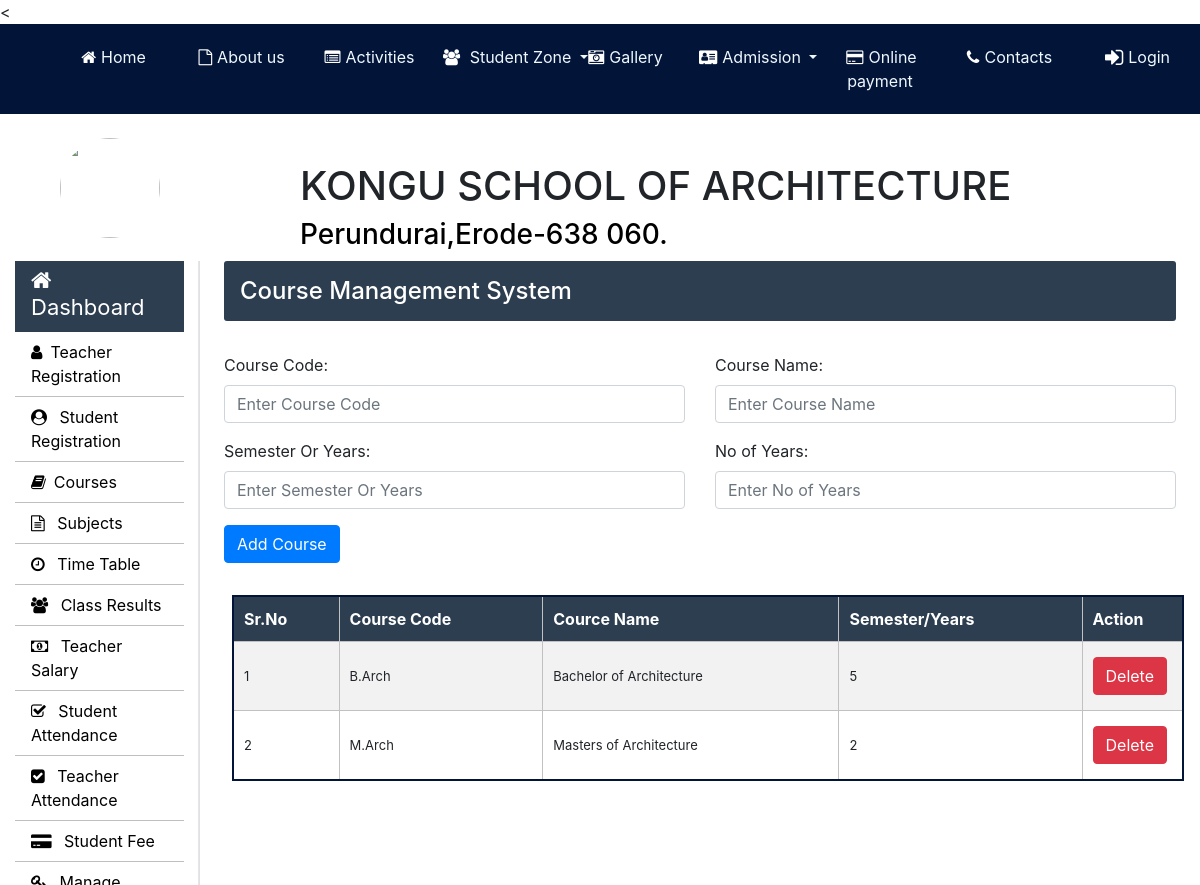
The app's page /Admin/courses.php (signed in) with its own data.
### tables this page shows
CREATE TABLE `courses` (
  `course_code` varchar(10) NOT NULL,
  `course_name` varchar(50) NOT NULL,
  `semester_or_year` varchar(10) NOT NULL,
  `no_of_year` int(10) NOT NULL
);

### Admin/courses.php (the view, shortened to what this page needs)
<?php
		require_once "../connection/connection.php";
	?>
<!doctype html>
<html lang="en">
	<head>
	</head>
	<body>
		<?php include('../common/common-header.php') ?>
		<?php include('../common/admin-sidebar.php') ?>
		<main role="main" class="col-xl-10 col-lg-9 col-md-8 ml-sm-auto px-md-4 mb-2 w-100">
			<div class="sub-main">
				<div class="bar-margin text-center d-flex flex-wrap flex-md-nowrap pt-3 pb-2 mb-3 text-white admin-dashboard pl-3">
					<h4>Course Management System </h4>
				</div>
				<div class="row">
					<div class="col-md-12">
						<form action="courses.php" method="post">
							<div class="row mt-3">
								<div class="col-md-6">
									<div class="form-group">
										<label for="exampleInputEmail1">Course Code: </label>
										<input type="text" name="course_code" class="form-control" required placeholder="Enter Course Code">
									</div>
								</div>
								<div class="col-md-6">
									<div class="form-group">
										<label for="exampleInputPassword1">Course Name:</label>
										<input type="text" name="course_name" class="form-control" required placeholder="Enter Course Name">
									</div>
								</div>
							</div>
							<div class="row">
								<div class="col-md-6">
									<div class="form-group">
										<label for="exampleInputEmail1">Semester Or Years:</label>
										<input type="text" name="semester_or_year" class="form-control" required placeholder="Enter Semester Or Years">
									</div>
								</div>
								<div class="col-md-6">
									<div class="form-group">
										<label for="exampleInputPassword1">No of Years:</label>
										<input type="text" name="no_of_year" class="form-control" required  placeholder="Enter No of Years">
									</div>
								</div>
							</div>
							<div class="row w-100">
								<div class="col-md-12">
									<input type="submit" name="sub" value="Add Course" class=" btn btn-primary ml-auto">
								</div>
							</div>
						</form>
					</div>
				</div>
				<div class="row">
					<div class="col-md-12 ml-2">
						<section class="mt-3">
							<table class="w-100 table-elements mb-5 table-three-tr" cellpadding="3">
								<tr class="table-tr-head table-three text-white">
									<th>Sr.No</th>
									<th>Course Code</th>
									<th>Cource Name</th>
									<th>Semester/Years</th>
									<th>Action</th>
								</tr>
								<?php
									$sr=1;
									$query="select course_code,course_name,no_of_year from courses";
									$run=mysqli_query($con,$query);
									while($row=mysqli_fetch_array($run)) {
									echo	"<tr>";
									echo	"<td>".$sr++."</td>";
									echo	"<td>".$row['course_code']."</td>";
									echo	"<td>".$row['course_name']."</td>";
									echo	"<td>".$row['no_of_year']."</td>";
									echo	"<td width='20'><a class='btn btn-danger' href=delete-function.php?course_code=".$row['course_code'].">Delete</a></td>";
									echo	"</tr>";
									}
								?>
							</table>
						</section>
					</div>
				</div>
			</div>
		</main>
	</body>
</html>

### css/style.css (style rules this page uses)
table { border-collapse:collapse; border-spacing: 0; width: 100%; border: 2px solid rgb(2, 20, 56); }
th, td { text-align: left; padding: 8px; }
tr:nth-child(even) { background-color: #f2f2f2 }
.committie th, td { border: 1px solid rgb(2, 20, 56); border-style:dotted; text-align: left; padding: 15px; height: 50px; }
*,*:after,*:before { -webkit-box-sizing: border-box; -moz-box-sizing: border-box; -ms-box-sizing: border-box; box-sizing: border-box; }
section { float: left; width: 100%; padding-bottom:3em; }
body { margin: 1em; }
h4 { font-size: 22px; }
.admin-dashboard { margin-top: 1px !important; background: #2c3e50 !important; border-radius: 3px; }
.table-elements tr, td, th { font-size: 13px; border: 1px solid rgb(194, 193, 193); padding-left: 10px !important; }
.table-three { background: #2c3e50 !important; }
.table-tr-head { height: 45px !important; padding: 10px !important; margin-top: 5px !important; }
.table-font-for-transcript td, th { font-size: 16px !important; }

### records on screen
courses: course_code "B.Arch", course_name "Bachelor of Architecture", no_of_year "5"
courses: course_code "M.Arch", course_name "Masters of Architecture", no_of_year "2"
